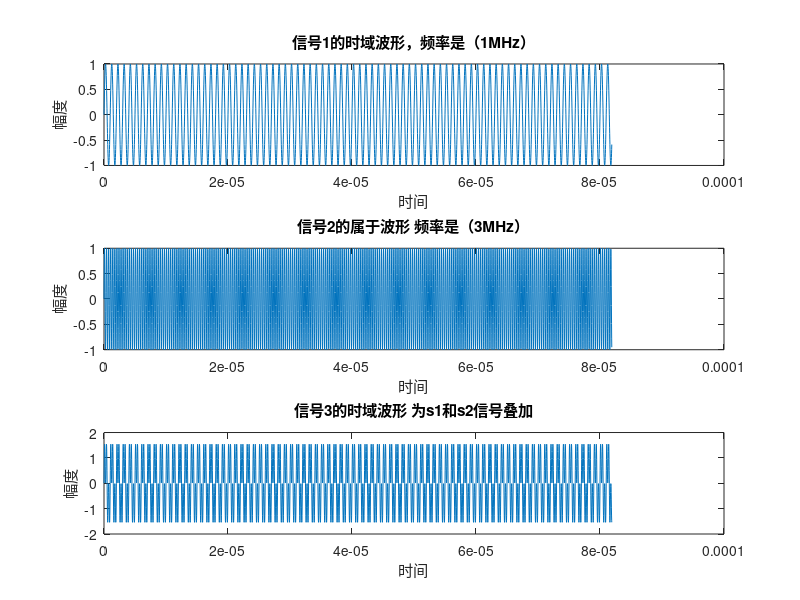
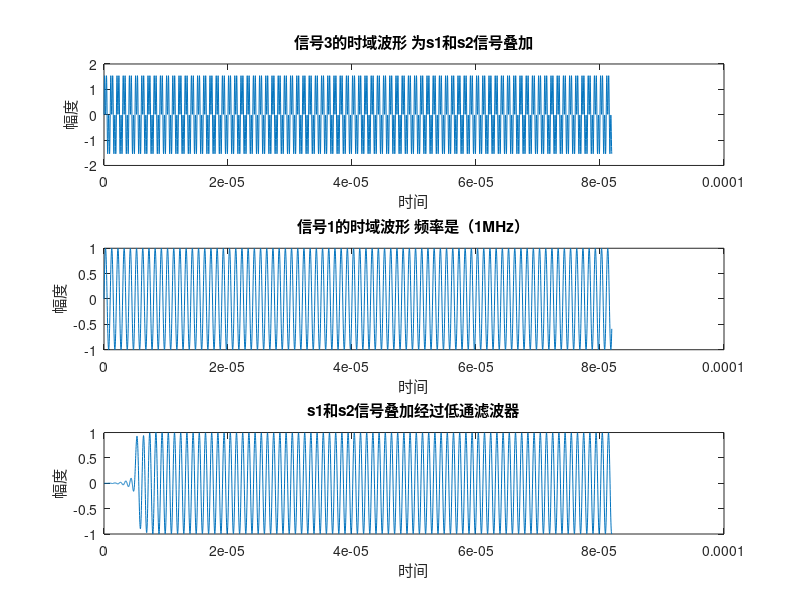
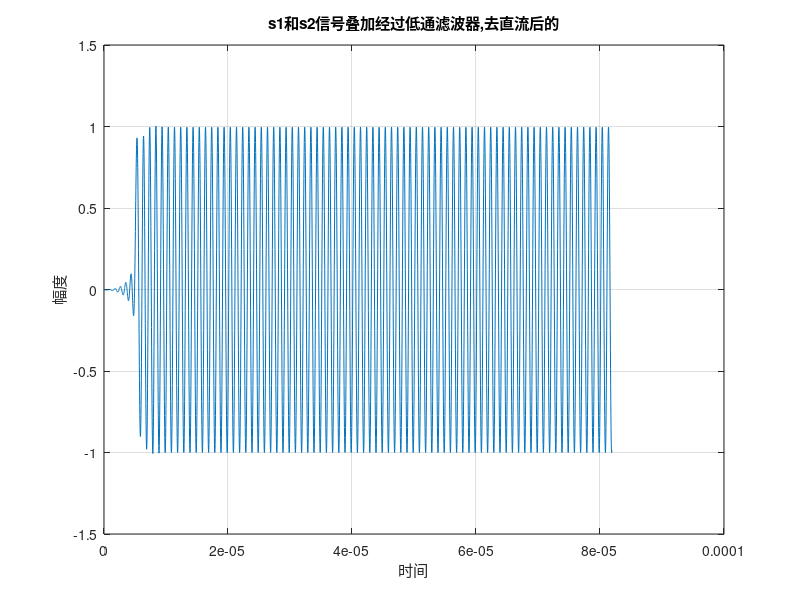

Write the MATLAB code that produced these figures, in order.
 clc;
 clear all;

 N = 4096;				%数据样点长度
 f1 = 1000000;			%信号1频率（信号的频率是1MHz）变量声明的单位是hz
 f2 = 3000000;			%信号2频率（信号的频率是3MHz）变量声明的单位是hz
 Fs = 50000000;			%采样频率，（信号的采样频率是50MHz）单位是hz

 t=0:1/Fs:1/Fs*(N-1);	%产生时间序列

 s1 = sin(2*pi*f1*t);	%产生一个正弦信号，它的频率是1MHz
 s2 = sin(2*pi*f2*t);	%产生一个正弦信号，它的频率是3MHz

 s3 = s1 + s2;

 %%%画出这2个信号的时域波形
 	figure(1);
 	subplot(311); plot(t,s1);
 	xlabel('时间'); ylabel('幅度'); title('信号1的时域波形，频率是（1MHz）');

 	subplot(312); plot(t,s2);
 	xlabel('时间'); ylabel('幅度'); title('信号2的属于波形 频率是（3MHz）');

 	subplot(313); plot(t,s3);
 	xlabel('时间'); ylabel('幅度'); title('信号3的时域波形 为s1和s2信号叠加');


 %%%设计1个低通滤波器，为512阶，截止频率为1.2MHz

 	%滤波器的系数生成
 	b = fir1(512, 1200000/(Fs/2));
 	Filter = filter(b,1,s3);
 	Filter_1 = Filter/max(Filter);

 	figure(2);

 	subplot(311); plot(t,s3);
 	xlabel('时间'); ylabel('幅度'); title('信号3的时域波形 为s1和s2信号叠加');

 	subplot(312); plot(t,s1);
 	xlabel('时间'); ylabel('幅度'); title('信号1的时域波形 频率是（1MHz）');

 	subplot(313); plot(t,Filter_1);
 	xlabel('时间'); ylabel('幅度'); title('s1和s2信号叠加经过低通滤波器');


 %%%去直流
	Filter_mean = Filter - mean(Filter);

	figure(3);
	plot(t,Filter_mean); grid on;
	xlabel('时间'); ylabel('幅度'); title('s1和s2信号叠加经过低通滤波器,去直流后的'); 

%%%将产生的滤波器系数写入.coe文件中
%%%%%%%%%%%可用于%%%%%%%%%%%%%
	fid = fopen('LPF_1_2_MHz.coe','W');
	fprintf(fid, 'radix = 10;\r\n');
	fprintf(fid, 'coefdata = \r\n');
	fprintf(fid, '%10.28f\r\n',b);
	fprintf(fid,';')
	fclose(fid);
%%%%可用于产生coe文件%%%%%%%%%